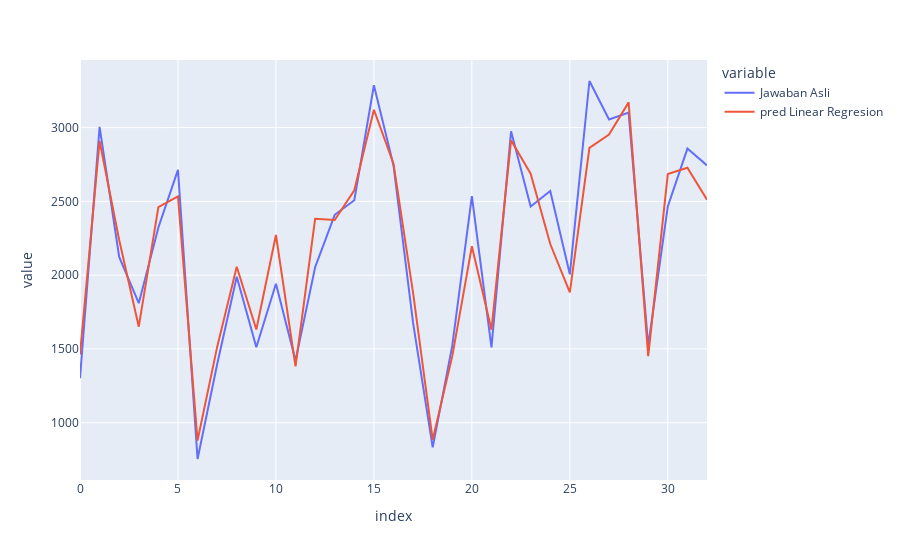

The notebook cell saved with this chart:
### Markdown cell above
LINEAR REGRESSION

### Code cell
import plotly.express as px
fig=px.line(df_result[['Jawaban Asli','pred Linear Regresion']])
fig.show()

### Figure 1 — Plotly figure (JSON) as saved in the notebook; plotly's stock layout.template omitted (floating-point values rounded to 4 significant figures)
{"data": [{"hovertemplate": "variable=Jawaban Asli<br>index=%{x}<br>value=%{y}<extra></extra>", "legendgroup": "Jawaban Asli", "line": {"color": "#636efa", "dash": "solid"}, "marker": {"symbol": "circle"}, "mode": "lines", "name": "Jawaban Asli", "orientation": "v", "showlegend": true, "type": "scatter", "x": [0, 1, 2, 3, 4, 5, 6, 7, 8, 9, 10, 11, 12, 13, 14, 15, 16, 17, 18, 19, 20, 21, 22, 23, 24, 25, 26, 27, 28, 29, 30, 31, 32], "xaxis": "x", "y": [1302, 3005, 2124, 1810, 2323, 2714, 754, 1396, 1989, 1511, 1942, 1421, 2054, 2409, 2508, 3287, 2744, 1676, 833, 1522, 2536, 1511, 2975, 2466, 2571, 2006, 3316, 3055, 3102, 1522, 2466, 2858, 2744], "yaxis": "y"}, {"hovertemplate": "variable=pred Linear Regresion<br>index=%{x}<br>value=%{y}<extra></extra>", "legendgroup": "pred Linear Regresion", "line": {"color": "#EF553B", "dash": "solid"}, "marker": {"symbol": "circle"}, "mode": "lines", "name": "pred Linear Regresion", "orientation": "v", "showlegend": true, "type": "scatter", "x": [0, 1, 2, 3, 4, 5, 6, 7, 8, 9, 10, 11, 12, 13, 14, 15, 16, 17, 18, 19, 20, 21, 22, 23, 24, 25, 26, 27, 28, 29, 30, 31, 32], "xaxis": "x", "y": [1462.0, 2909.0, 2238.0, 1651.0, 2461.0, 2534.0, 879.1, 1514.0, 2057.0, 1631.0, 2272.0, 1381.0, 2382.0, 2374.0, 2575.0, 3121.0, 2756.0, 1880.0, 884.0, 1451.0, 2196.0, 1630.0, 2914.0, 2688.0, 2211.0, 1883.0, 2863.0, 2953.0, 3171.0, 1452.0, 2685.0, 2728.0, 2512.0], "yaxis": "y"}], "layout": {"legend": {"title": {"text": "variable"}, "tracegroupgap": 0}, "margin": {"t": 60}, "xaxis": {"anchor": "y", "domain": [0, 1], "title": {"text": "index"}}, "yaxis": {"anchor": "x", "domain": [0, 1], "title": {"text": "value"}}}}
